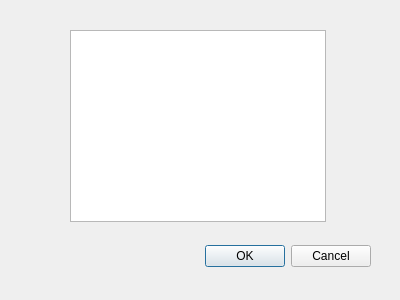
<?xml version="1.0" encoding="UTF-8"?>
<ui version="4.0">
 <class>msgBox</class>
 <widget class="QDialog" name="msgBox">
  <property name="geometry">
   <rect>
    <x>0</x>
    <y>0</y>
    <width>400</width>
    <height>300</height>
   </rect>
  </property>
  <property name="windowTitle">
   <string>Dialog</string>
  </property>
  <widget class="QDialogButtonBox" name="buttonBox">
   <property name="geometry">
    <rect>
     <x>30</x>
     <y>240</y>
     <width>341</width>
     <height>32</height>
    </rect>
   </property>
   <property name="orientation">
    <enum>Qt::Orientation::Horizontal</enum>
   </property>
   <property name="standardButtons">
    <set>QDialogButtonBox::StandardButton::Cancel|QDialogButtonBox::StandardButton::Ok</set>
   </property>
  </widget>
  <widget class="QListView" name="listView">
   <property name="geometry">
    <rect>
     <x>70</x>
     <y>30</y>
     <width>256</width>
     <height>192</height>
    </rect>
   </property>
  </widget>
 </widget>
 <resources/>
 <connections>
  <connection>
   <sender>buttonBox</sender>
   <signal>accepted()</signal>
   <receiver>msgBox</receiver>
   <slot>accept()</slot>
   <hints>
    <hint type="sourcelabel">
     <x>248</x>
     <y>254</y>
    </hint>
    <hint type="destinationlabel">
     <x>157</x>
     <y>274</y>
    </hint>
   </hints>
  </connection>
  <connection>
   <sender>buttonBox</sender>
   <signal>rejected()</signal>
   <receiver>msgBox</receiver>
   <slot>reject()</slot>
   <hints>
    <hint type="sourcelabel">
     <x>316</x>
     <y>260</y>
    </hint>
    <hint type="destinationlabel">
     <x>286</x>
     <y>274</y>
    </hint>
   </hints>
  </connection>
 </connections>
</ui>
